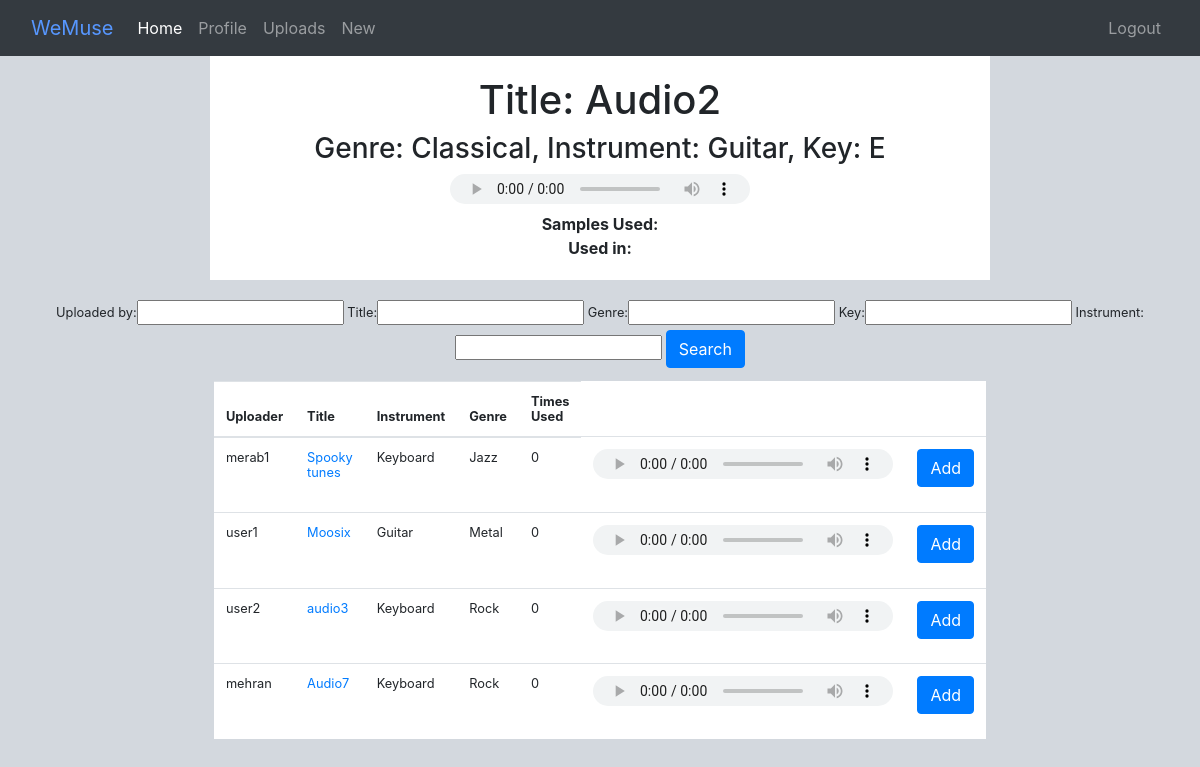
Page /upload_detail/15/ (signed in) on the committed database.
### musix/models.py (models this page shows, shortened)
class Audio(models.Model):
    KEY_CHOICES = (
        ('A', 'A'), ('B', 'B'), ('C', 'C'), ('D', 'D'), ('E', 'E'), ('F', 'F'), ('G', 'G'),
        ('Ab', 'Ab'), ('Bb', 'Bb'), ('Db', 'Db'), ('Eb', 'Eb'), ('Gb', 'Gb'),
        ('Am', 'Am'), ('Bm', 'Bm'), ('Cm', 'Cm'), ('Dm', 'Dm'), ('Em', 'Em'), ('Fm', 'Fm'), ('Gm', 'Gm'),
        ('Abm', 'Abm'), ('Bbm', 'Bbm'), ('Dbm', 'Dbm'), ('Ebm', 'Ebm'), ('Gbm', 'Gbm'),
    )
    INSTRUMENTS = (
        ('Vocals', 'Vocals'), ('Guitar', 'Guitar'), ('Bass', 'Bass'), ('Keyboard', 'Keyboard'), ('Drums', 'Drums'), ('Violin', 'Violin')
    )
    uploader = models.ForeignKey(User, on_delete=models.CASCADE)
    title = models.CharField(max_length=100, unique=True)
    genre = models.CharField(max_length=100)
    instrument = models.CharField(max_length=100, choices=INSTRUMENTS, default="Guitar")
    key = models.CharField(max_length=100, choices=KEY_CHOICES, default="A")
    mp3 = models.FileField(upload_to='audio/mp3s/')
    sample_count = models.IntegerField(default=0)

### music_site/views.py (the view)
# urls.py: path('upload_detail/<int:pk>/', Details.as_view(), name='details'),
class Details(DetailView):
    model = Audio
    template_name = "music_site/details.html"
    def get_context_data(self, **kwargs):
        context = super(Details, self).get_context_data(**kwargs)
        context['filter'] = AudioFilter(self.request.GET, queryset=self.get_queryset())
        context['sample'] = Sample.objects.all()
        context['current_obj'] = self.get_object()
        return context

### templates/music_site/details.html (shortened to what this page needs)
{% extends "music_site/base.html" %}
{% load crispy_forms_tags %}
{% block content %}
<div class="detail">
<h1> Title: {{ audio.title }} </h1>
<h3> Genre: {{ audio.genre }}, Instrument: {{audio.instrument}}, Key: {{ audio.key }} </h3>
<h2>
    <audio controls>
        <source src="{{ audio.mp3.url }}" type="audio/mpeg">
    </audio>
</h2>
<b> Samples Used: </b>
<table>
    <tbody>
    <tr>
    <br>
   <b> Used in: </b>
    </tbody>
</table>
</div>
{% if audio.uploader == user %}
<div class="filter">
    <form method="get">
        {{ filter.form }}
        <button class ="btn btn-primary" type="submit"> Search </button>
    </form>
</div>
    <table class="table">
        <thead>
            <tr>
                <th>Uploader</th>
                <th>Title</th>
                <th>Instrument</th>
                <th>Genre</th>
                <th>Times Used</th>
            </tr>
        </thead>
        <tbody>
            {% for upload in filter.qs %}
                {% if upload.uploader != user%}
                <tr>
                    <td> {{ upload.uploader }}</td>
                    <td> <a href="{% url 'details' upload.pk %}"> {{ upload.title }} </a> </td>
                    <td> {{upload.instrument}}</td>
                    <td> {{ upload.genre }}</td>
                    <td> {{ upload.sample_count }}</td>
                    <td> <audio controls>
                        <source src="{{ upload.mp3.url }}" type="audio/mpeg">
                    </audio>
                    </td><td>
                        <form method="post" action="{% url 'add_sample' audio.pk upload.pk %}">
                            <button type="submit" class="btn btn-primary btwn-sm"> Add </button>
                        </form>
                    </td>
                </tr>
                {% endif %}
            {% endfor %}
        </tbody>
    </table>
{% endif %}
{% endblock %}

### templates/styles.css (style rules this page uses)
h2 { text-align: center; font-size: 150%; }
.table { width: 50%; margin-left: auto; margin-right: auto; font-size: 80%; background-color: white; }
audio { height: 30px; }
.filter { text-align: center; font-size: 80%; }
body { background-color: #d3d8de; }
.detail { text-align: center; width: 65%; margin-left: auto; margin-right: auto; background-color: white; padding: 20px; margin-bottom: 20px; }

### rows in the picture
Audio: title "Audio2", genre "Classical", instrument "Guitar", key "E"
Audio: uploader "merab1", title "Spooky tunes", instrument "Keyboard", genre "Jazz", sample_count "0"
Audio: uploader "user1", title "Moosix", instrument "Guitar", genre "Metal", sample_count "0"
Audio: uploader "user2", title "audio3", instrument "Keyboard", genre "Rock", sample_count "0"
Audio: uploader "mehran", title "Audio7", instrument "Keyboard", genre "Rock", sample_count "0"
